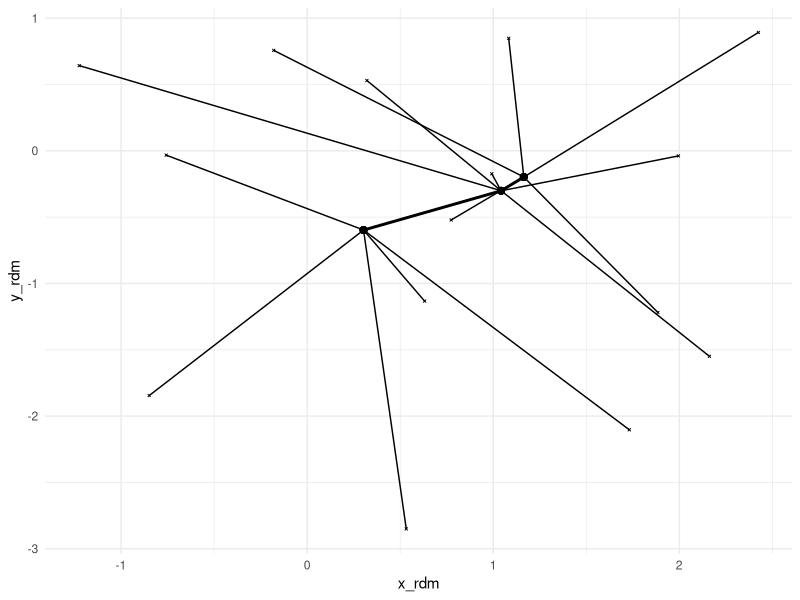

This figure's R source:
library(data.table)
library(ggplot2)



DT_ed <- CJ(id = 'A', obs = seq.int(3), rdm = seq.int(5))

DT_pt <- CJ(id = 'A', obs = seq.int(3))
DT_pt[, c('x', 'y') := .(rnorm(.N), rnorm(.N))]

DT_pt_rdm <- DT_ed[DT_pt, on = .(id, obs)]
DT_pt_rdm[, c('x_rdm', 'y_rdm') := .(x + rnorm(.N, 0.01), y + rnorm(.N, 0.01))]


ggplot(DT_pt_rdm) +
	geom_point(aes(x_rdm, y_rdm), shape = 4, size = 0.5) +
	geom_point(aes(x, y), size = 2) +
	geom_line(aes(x, y), size = 1)  +
	geom_segment(aes(x = x, y = y, xend = x_rdm, yend = y_rdm), size = 0.5) +
	theme_minimal()
